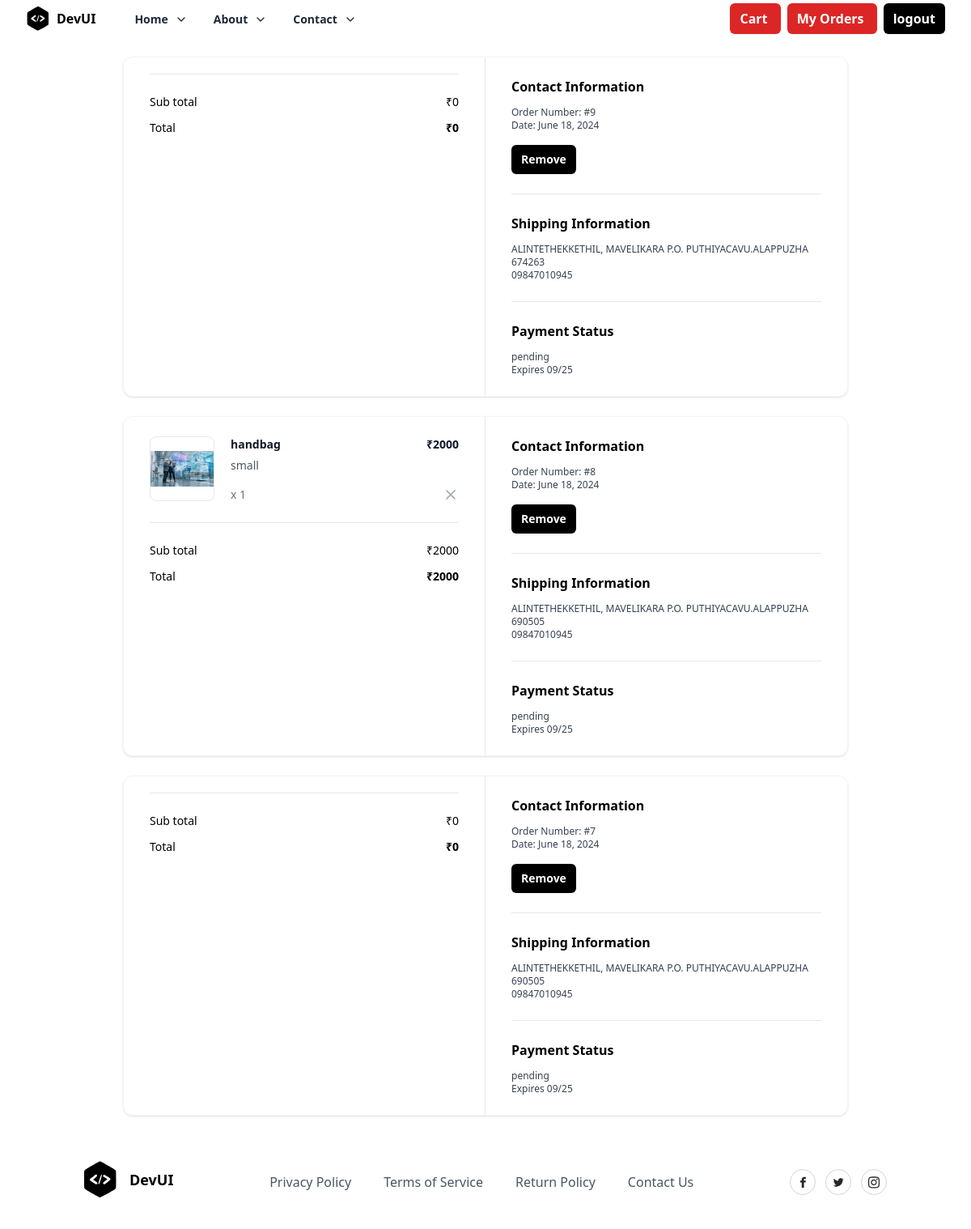
Page /order/summary/ (signed in) on the committed database.
### bagsstore/models.py (models this page shows, shortened)
class Order(models.Model):
    user_object = models.ForeignKey(
                                        User,
                                        on_delete=models.CASCADE,
                                        related_name='myorders'
                                    )
    basket_item_objects = models.ManyToManyField(BasketItem)
    delivery_address = models.CharField(max_length=250)
    phone = models.CharField(max_length=12)
    pin=models.CharField(max_length=10,null=True)
    email = models.CharField(max_length=100)
    pay_options = (
        ('online', 'online'),
        ('cod', 'cod')
    )
    payment_mode = models.CharField(
                                        max_length=100,
                                        choices=pay_options,
                                        default='cod'
                                    )
    order_id = models.CharField(max_length=200, null=True)
    is_paid = models.BooleanField(default=False)
    order_status = (
        ('order_confirmed', 'Order confirmed'),
        ('dispatched', 'Dispatched'),
        ('in_transit', 'In transit'),
        ('delivered', 'Delivered'),
        ('cancelled', 'Cancelled'),
    )
    status = models.CharField(
                                max_length=200,
                                choices=order_status,
                                default='order_confirmed'
                            )
    created_date = models.DateTimeField(auto_now_add=True)
    updated_date = models.DateTimeField(auto_now=True)
    is_active = models.BooleanField(default=True)
    @property
    def sub_total(self):
        basket_items=self.basket_item_objects.all()
        total=0
        if basket_items:
            for bi in basket_items:
                total+=bi.total_amount
        return total

class BasketItem(models.Model):
    basket_object = models.ForeignKey(Basket, on_delete=models.CASCADE,related_name="cartitems")
    product_object = models.ForeignKey(Bag, on_delete=models.CASCADE)
    size_object = models.ForeignKey(Size, on_delete=models.CASCADE)
    quantity = models.PositiveIntegerField(default=1)
    created_date = models.DateTimeField(auto_now_add=True)
    updated_date = models.DateTimeField(auto_now=True)
    is_active = models.BooleanField(default=True)
    is_order_placed=models.BooleanField(default=False)
    @property #brackets is not needed(property decorator used to avoid brackets)
    def total_amount(self): #self is a basket item object
        return self.product_object.price*self.quantity

class Bag(models.Model):
    title = models.CharField(max_length=200)
    description = models.TextField(null=True, blank=True)
    size_object = models.ManyToManyField(Size)
    category_object = models.ForeignKey(Category, on_delete=models.CASCADE)
    brand_object = models.ForeignKey(Brand, on_delete=models.CASCADE)
    Colour_object=models.ForeignKey(Colour, on_delete=models.CASCADE)
    type_object=models.ManyToManyField(Type)
    image = models.ImageField(upload_to='bag_images', null=True, blank=True, default='bag_images/default.jpg')
    price = models.PositiveIntegerField()
    tag_object=models.ManyToManyField(Tag)
    created_date = models.DateTimeField(auto_now_add=True)
    updated_date = models.DateTimeField(auto_now=True)
    is_active = models.BooleanField(default=True)

class Size(models.Model):
    name = models.CharField(max_length=100, unique=True)
    created_date = models.DateTimeField(auto_now_add=True)
    updated_date = models.DateTimeField(auto_now=True)
    is_active = models.BooleanField(default=True)
    def __str__(self):
        return self.name

### bagsstore/views.py (the view)
# urls.py: path('order/summary/',views.OrderSummaryView.as_view(),name="order-summary"),
class OrderSummaryView(View):
    def get(self,request,*args,**kwargs):
        qs=Order.objects.filter(user_object=request.user).order_by("-created_date")
        return render(request,"order_summary.html",{"data":qs})

### bagsstore/templates/order_summary.html (shortened to what this page needs)
{%extends 'base.html'%}
{%block main_block%}
{%for order in data%}
<div class="mx-auto my-4 max-w-4xl md:my-6">
    <div class="overflow-hidden rounded-xl border border-gray-100 shadow">
      <div class="grid grid-cols-1 md:grid-cols-2">
        <div class="px-5 py-6 md:border-r md:border-r-gray-200 md:px-8">
          <div class="flow-root">
            <ul class="-my-7 divide-y divide-gray-200">
             {%for bi in order.basket_item_objects.all%}
             <li class="flex items-stretch justify-between space-x-5 py-7">
                <div class="flex flex-1 items-stretch">
                  <div class="flex-shrink-0">
                    <img
                      class="h-20 w-20 rounded-lg border border-gray-200 object-contain"
                      src="{{bi.product_object.image.url}}"
                      alt="https://static.nike.com/a/images/c_limit,w_592,f_auto/t_product_v1/54a510de-a406-41b2-8d62-7f8c587c9a7e/air-force-1-07-lv8-shoes-9KwrSk.png"
                    />
                  </div>
                  <div class="ml-5 flex flex-col justify-between">
                    <div class="flex-1">
                      <p class="text-sm font-bold text-gray-900">
                        {{bi.product_object.title}}
                      </p>
                      <p class="mt-1.5 text-sm font-medium text-gray-600">
                        {{bi.size_object}}
                      </p>
                    </div>
                    <p class="mt-4 text-sm font-medium text-gray-500">x {{bi.quantity}}</p>
                  </div>
                </div>
                <div class="ml-auto flex flex-col items-end justify-between">
                  <p class="text-right text-sm font-bold text-gray-900">
                    ₹{{bi.total_amount}}
                  </p>
                  <button
                    type="button"
                    class="-m-2 inline-flex rounded p-2 text-gray-400 transition-all duration-200 hover:text-gray-900 focus:outline-none focus:ring-2 focus:ring-gray-900 focus:ring-offset-2"
                  >
                    <svg
                      xmlns="http://www.w3.org/2000/svg"
                      width="24"
                      height="24"
                      viewBox="0 0 24 24"
                      fill="none"
                      stroke="currentColor"
                      stroke-width="2"
                      stroke-linecap="round"
                      stroke-linejoin="round"
                      class="h-5 w-5"
                    >
                      <line x1="18" y1="6" x2="6" y2="18"></line>
                      <line x1="6" y1="6" x2="18" y2="18"></line>
                    </svg>
                  </button>
                </div>
              </li>
             {%endfor%}
            </ul>
            <hr class="mt-6 border-gray-200" />
            <ul class="mt-6 space-y-3">
              <li class="flex items-center justify-between">
                <p class="text-sm font-medium">Sub total</p>
                <p class="text-sm font-medium">₹{{order.sub_total}}</p>
              </li>
              <li class="flex items-center justify-between">
                <p class="text-sm font-medium ">Total</p>
                <p class="text-sm font-bold ">₹{{order.sub_total}}</p>
              </li>
            </ul>
          </div>
        </div>
        <div class="px-5 py-6 md:px-8">
          <div class="flow-root">
            <div class="-my-6 divide-y divide-gray-200">
              <div class="py-6">
                <h2 class="text-base font-bold text-black">
                  Contact Information
                </h2>
                <p class="fontmedium mt-3 text-xs text-gray-700">
                  Order Number: #{{order.id}}
                </p>
                <p class="text-xs font-medium text-gray-700">
                  Date: {{order.created_date|date}}
                </p>
                <button
                  type='submit'
                  class="mt-4 rounded-md bg-black px-3 py-2 text-sm font-semibold text-white shadow-sm hover:bg-black/80 focus-visible:outline focus-visible:outline-2 focus-visible:outline-offset-2 focus-visible:outline-black"
                >
                  Remove
                </button>
              </div>
              <div class="py-6">
                <h2 class="mb-2 text-base font-bold text-black">
                  Shipping Information
                </h2>
                <p class="mt-3 text-xs font-medium text-gray-700">{{order.delivery_address}}</p>
                <p class="text-xs font-medium text-gray-700">
                  {{order.pin}}
                </p>
                <p class="text-xs font-medium text-gray-700">{{order.phone}}</p>
              </div>
              <div class="py-6">
                <h2 class="text-base font-bold text-black">
                  Payment Status
                </h2>
                <p class="mt-3 text-xs font-medium text-gray-700">
                  {%if order.is_paid%}
                    completed
                  {%else%}
                    pending
                  {%endif%}
                </p>
                <p class="text-xs font-medium text-gray-700">Expires 09/25</p>
              </div>
            </div>
          </div>
        </div>
      </div>
    </div>
  </div>
{%endfor%}
{%endblock%}

### rows in the picture
Order: sub_total "0", id "9", created_date "June 18, 2024", delivery_address "ALINTETHEKKETHIL, MAVELIKARA P.O. PUTHIYACAVU.ALAPPUZHA", pin "674263", phone "09847010945", is_paid "pending"
Order: sub_total "2000", id "8", created_date "June 18, 2024", delivery_address "ALINTETHEKKETHIL, MAVELIKARA P.O. PUTHIYACAVU.ALAPPUZHA", pin "690505", phone "09847010945", is_paid "pending"
BasketItem: product_object.image (placeholder picture), product_object "handbag", size_object "small", quantity "1", total_amount "2000"
Order: sub_total "0", id "7", created_date "June 18, 2024", delivery_address "ALINTETHEKKETHIL, MAVELIKARA P.O. PUTHIYACAVU.ALAPPUZHA", pin "690505", phone "09847010945", is_paid "pending"
